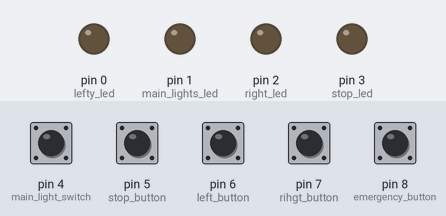
Bench run of a sketch on a simulated Arduino Uno, built with avr-gcc and run on an emulated ATmega328P. Shown: output pins drawn as LEDs (lit = HIGH). Dashed ring = blinking. The inputs (shaded band) are chosen by the test bench; at power-on: pin 4 (main_light_switch), pin 5 (stop_button), pin 6 (left_button), pin 7 (rihgt_button), pin 8 (emergency_button) HIGH.

Above: at 1.2 s.
1.3 s: pin 6 (left_button) pulled LOW for 1 s
At 1.5 s:
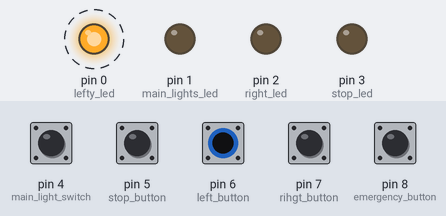
3.9 s: pin 4 (main_light_switch) pulled LOW for 0.15 s
At 3.97 s:
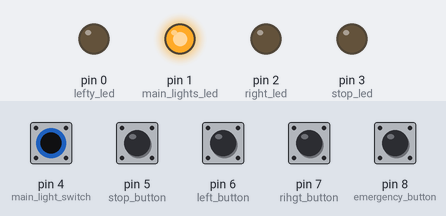
5.5 s: pin 5 (stop_button) pulled LOW for 0.15 s
At 5.57 s:
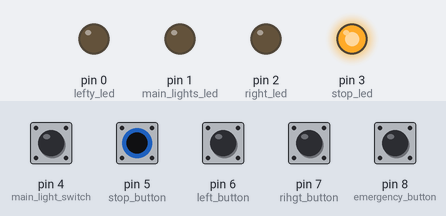
7.1 s: pin 7 (rihgt_button) pulled LOW for 0.15 s
At 7.3 s:
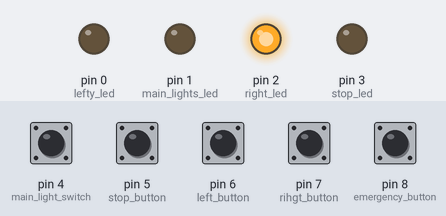
9.0 s: pin 8 (emergency_button) pulled LOW for 0.15 s
At 9.2 s:
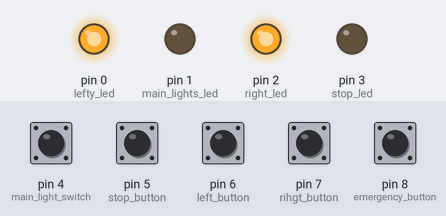
10.9 s: pin 4 (main_light_switch) driven LOW and pin 6 (left_button) driven LOW
At 11.8 s:
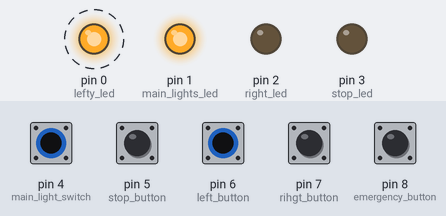
Timing chart, 0 to 14.9 s (numbered marks = the images above; inputs shaded):
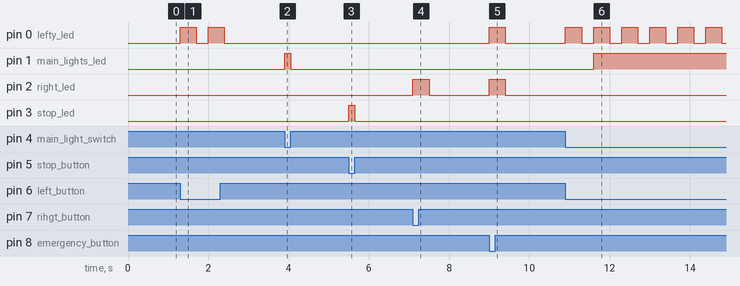

Measured:
- after the input at 1.3 s, pin 0 (lefty_led): alternates HIGH for 0.40 s and LOW for 0.30 s, 4 changes in all, then stays LOW, starting at once
- after the input at 3.9 s, pin 1 (main_lights_led): LOW → HIGH at once, → LOW 0.15 s later
- after the input at 5.5 s, pin 3 (stop_led): LOW → HIGH at once, → LOW 0.15 s later
- after the input at 7.1 s, pin 2 (right_led): LOW → HIGH at once, → LOW 0.40 s later
- after the input at 9.0 s, pin 0 (lefty_led), pin 2 (right_led): LOW → HIGH at once, → LOW 0.40 s later
- after the input at 10.9 s, pin 0 (lefty_led): alternates HIGH for 0.40 s and LOW for 0.30 s, starting at once; pin 1 (main_lights_led): LOW → HIGH after 0.70 s

The sketch:

BikeLights.ino
```cpp
void setup() //bike lights by VonKlotz
{
pinMode(0,OUTPUT); //lefty led
pinMode(3,OUTPUT); //stop led
pinMode(2,OUTPUT);  //right led
pinMode(1,OUTPUT); //main lights led
pinMode(4,INPUT_PULLUP); // main light switch
pinMode(5,INPUT_PULLUP); //stop button
pinMode(6,INPUT_PULLUP); //left button
pinMode(7,INPUT_PULLUP); //rihgt button
pinMode(8,INPUT_PULLUP);  //emergency button
}

void loop() {
  if (digitalRead(5) == LOW) //stop
{   digitalWrite(3,HIGH);
}    else digitalWrite(3,LOW);
  if (digitalRead(6) ==LOW) //left
{   digitalWrite(0,HIGH);
    delay(400);
    digitalWrite(0,LOW);
    delay(300);
}    else digitalWrite(0,LOW);

  if (digitalRead(7) ==LOW) //right
  { digitalWrite(2,HIGH);
    delay(400);
    digitalWrite(2,LOW);
    delay(300);
}    else digitalWrite(2,LOW);
   if (digitalRead(8) ==LOW) //emergency
{   digitalWrite(2,HIGH);
    digitalWrite(0,HIGH);
    delay(400);
    digitalWrite(2,LOW);
    digitalWrite(0,LOW);
    delay(300);
    }
    if (digitalRead(4) ==LOW) //main light swith
    digitalWrite(1,HIGH); //main light led
    else digitalWrite(1,LOW);

}
```
